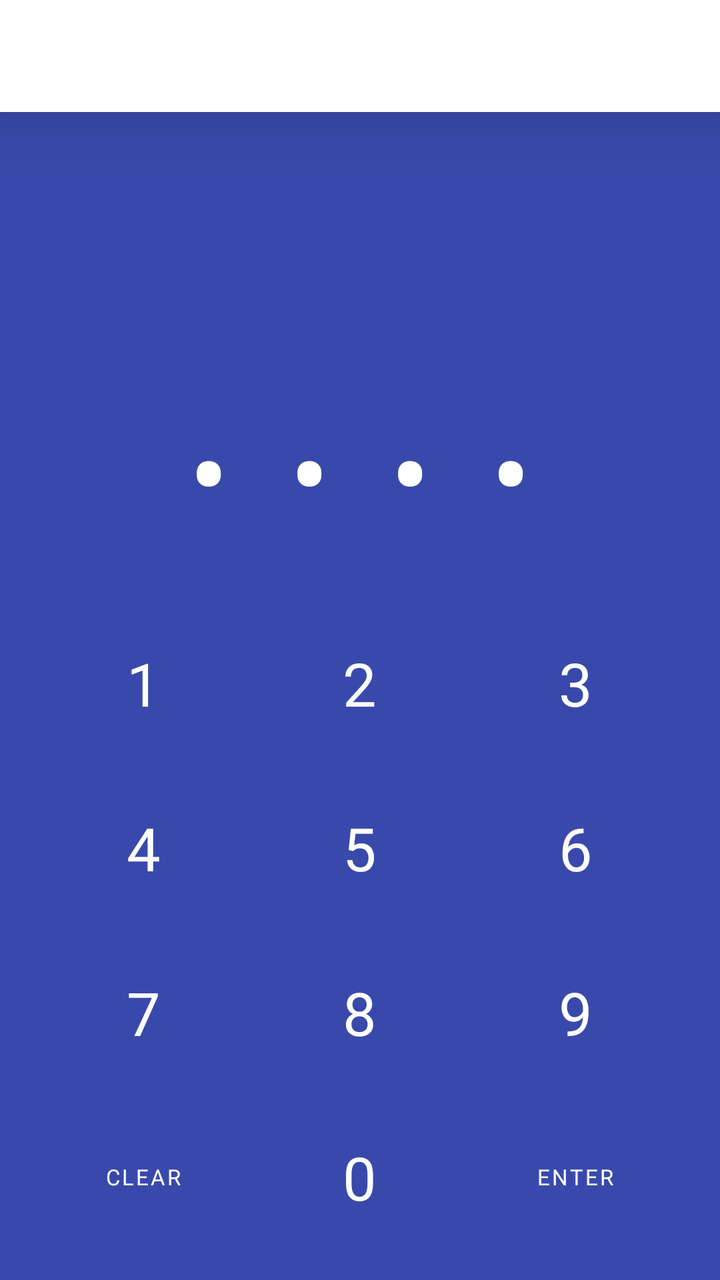
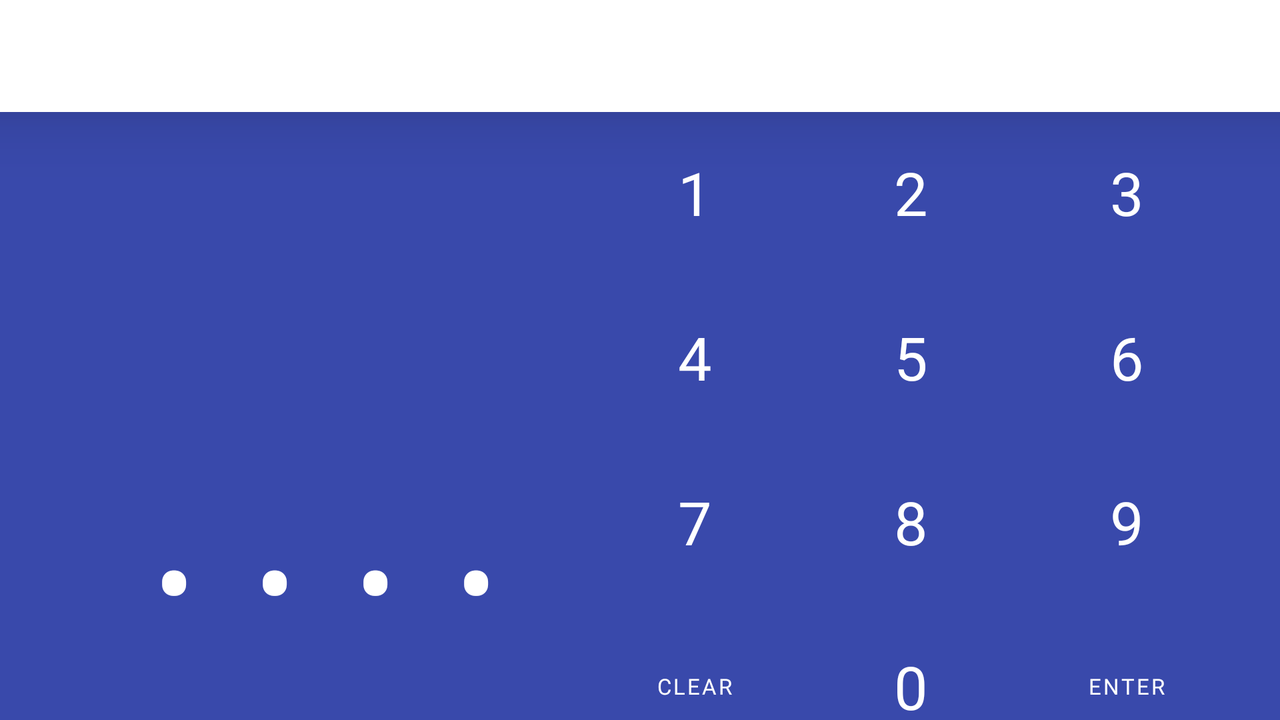

One screen, two layout resources from the same app: the default and the repository's alternative for another configuration. Each is rendered where Android would select it; the XML of both is given below.
<!-- AndroidManifest.xml: application theme Theme.Group7_PhotoViewer -->
<!-- res/layout/fragment_secure.xml -->
<?xml version="1.0" encoding="utf-8"?>
<FrameLayout xmlns:android="http://schemas.android.com/apk/res/android"
    xmlns:app="http://schemas.android.com/apk/res-auto"
    xmlns:tools="http://schemas.android.com/tools"
    android:layout_width="match_parent"
    android:layout_height="match_parent"
    tools:context=".fragments.MediaFragment"
    android:theme="@style/SecureBackground">


    <include
        layout="@layout/layout_toolbar"
        android:id="@+id/toolbar_secure"
        android:layout_width="match_parent"
        android:layout_height="wrap_content"
        app:layout_constraintEnd_toEndOf="parent"
        app:layout_constraintStart_toStartOf="parent"
        app:layout_constraintTop_toTopOf="parent" />

    <androidx.core.widget.NestedScrollView
        android:id="@+id/secure_scrollview"
        android:layout_width="match_parent"
        android:layout_height="match_parent">

    <LinearLayout
        android:layout_width="match_parent"
        android:layout_height="match_parent"
        android:orientation="vertical"
        android:layout_gravity="center"
        android:paddingVertical="40dp">
        <ImageView
            android:layout_width="100dp"
            android:layout_height="100dp"
            android:layout_marginVertical="30dp"
            android:src="@drawable/ic_secure"
            android:layout_gravity="center"/>
        <EditText
            android:id="@+id/txtPassword"
            android:layout_width="match_parent"
            android:layout_height="wrap_content"
            android:text="1234"
            android:textAlignment="center"
            android:focusable="false"
            android:cursorVisible="false"
            android:letterSpacing="0.5"
            android:textSize="60sp"
            android:maxLength="4"
            android:layout_marginEnd="0dp"
            style="@style/SecureButton"
            android:inputType="numberPassword"
            android:layout_gravity="center_horizontal"
            android:layout_marginVertical="10dp"
            />
        <GridLayout
            android:id="@+id/numpad_grid"
            android:layout_marginEnd="-10dp"
            android:layout_width="wrap_content"
            android:layout_height="wrap_content"
            android:layout_gravity="center"
            android:columnCount="3"
            android:orientation="horizontal">

            <com.google.android.material.button.MaterialButton
                style="@style/SecureButton"
                android:text="1" />

            <com.google.android.material.button.MaterialButton
                style="@style/SecureButton"
                android:text="2" />

            <com.google.android.material.button.MaterialButton
                style="@style/SecureButton"
                android:text="3" />

            <com.google.android.material.button.MaterialButton
                style="@style/SecureButton"
                android:text="4" />

            <com.google.android.material.button.MaterialButton
                style="@style/SecureButton"
                android:text="5" />

            <com.google.android.material.button.MaterialButton
                style="@style/SecureButton"
                android:text="6" />

            <com.google.android.material.button.MaterialButton
                style="@style/SecureButton"
                android:text="7" />

            <com.google.android.material.button.MaterialButton
                style="@style/SecureButton"
                android:text="8" />

            <com.google.android.material.button.MaterialButton
                style="@style/SecureButton"
                android:text="9" />

            <com.google.android.material.button.MaterialButton
                style="@style/SecureButton"
                android:layout_column="1"
                android:text="0" />

            <com.google.android.material.button.MaterialButton
                android:id="@+id/secure_enter_button"
                android:layout_column="2"
                android:layout_gravity="center"
                android:layout_marginEnd="20dp"
                android:background="@android:color/transparent"
                android:text="Enter"
                android:foreground="?android:attr/selectableItemBackground"
                android:textSize="11sp"
                style="@style/SecureButton"/>

            <com.google.android.material.button.MaterialButton
                android:id="@+id/secure_clear_button"
                android:layout_column="0"
                android:layout_gravity="center"
                android:layout_marginEnd="20dp"
                android:background="@android:color/transparent"
                android:foreground="?android:attr/selectableItemBackground"
                android:text="Clear"
                android:textSize="11sp"
                style="@style/SecureButton"/>

        </GridLayout>
    </LinearLayout>
    </androidx.core.widget.NestedScrollView>

</FrameLayout>
<!-- res/layout/layout_toolbar.xml (included above) -->
<?xml version="1.0" encoding="utf-8"?>
<androidx.appcompat.widget.Toolbar xmlns:android="http://schemas.android.com/apk/res/android"
    xmlns:app="http://schemas.android.com/apk/res-auto"
    android:id="@+id/toolbar"
    android:layout_width="match_parent"
    android:layout_height="wrap_content"
    android:paddingVertical="10dp"
    android:elevation="20sp"
    android:minHeight="?attr/actionBarSize"
    android:theme="@style/Toolbar"
    app:layout_constraintEnd_toEndOf="parent"
    app:layout_constraintStart_toStartOf="parent"
    app:layout_constraintTop_toTopOf="parent"
    >
</androidx.appcompat.widget.Toolbar>
<!-- resources referenced by this layout -->
<resources>
  <style name="SecureBackground">
          <item name="android:background">@color/primary_color_light</item>
      </style>
  <style name="SecureButton">
          <item name="android:layout_marginEnd">20dp</item>
          <item name="android:paddingVertical">15dp</item>
          <item name="android:layout_width">wrap_content</item>
          <item name="android:background">@android:color/transparent</item>
          <item name="android:fontFamily">@font/inter_extrabold</item>
          <item name="android:textSize">30sp</item>
          <item name="android:textColor">@color/white</item>
          <item name="android:foreground">?android:attr/selectableItemBackground</item>
      </style>
  <style name="Toolbar">
          <item name="android:background">@color/white</item>
          <item name="android:subtitleTextColor">@color/title_light</item>
          <item name="android:subtitleTextAppearance">@style/ToolbarFont</item>
          <item name="android:colorControlNormal">@color/black</item>
          <item name="navigationIconTint">@color/black</item>
          <item name="windowActionModeOverlay">true</item>
      </style>
  <style name="Theme.Group7_PhotoViewer" parent="Theme.MaterialComponents.DayNight.NoActionBar">
          
          <item name="colorPrimary">@color/primary_color_light</item>
          <item name="colorPrimaryVariant">@color/title_light</item>
          <item name="colorOnPrimary">@color/black</item>
          
          <item name="colorSecondary">@color/primary_color_light_20a</item>
          <item name="colorSecondaryVariant">@color/primary_color_light</item>
          <item name="colorOnSecondary">@color/black</item>
          <item name="iconTint">@color/black</item>
  
          
          <item name="android:statusBarColor">?attr/colorPrimaryVariant</item>
          
          <item name="windowActionModeOverlay">true</item>
          <item name="android:actionModeCloseDrawable">@drawable/ic_close</item>
          <item name="actionModeStyle">@style/AppTheme.ActionMode</item>
      </style>
  <color name="primary_color_light">#3949AB</color>
  <color name="white">#FFFFFFFF</color>
  <color name="title_light">#283593</color>
  <style name="ToolbarFont">
          <item name="android:fontFamily">@font/primary_font_extrabold</item>
          <item name="android:textSize">30sp</item>
      </style>
  <color name="black">#FF000000</color>
  <color name="primary_color_light_20a">#333949AB</color>
  <!-- drawable ic_close (drawable) -->
  <vector android:height="40dp" android:tint="#fff"
      android:viewportHeight="24" android:viewportWidth="24"
      android:width="40dp" xmlns:android="http://schemas.android.com/apk/res/android">
      <path android:fillColor="@android:color/white" android:pathData="M19,6.41L17.59,5 12,10.59 6.41,5 5,6.41 10.59,12 5,17.59 6.41,19 12,13.41 17.59,19 19,17.59 13.41,12z"/>
  </vector>
  <style name="AppTheme.ActionMode" parent="@style/Widget.AppCompat.ActionMode">
          <item name="background">@color/primary_color_light</item>
          <item name="minHeight">?attr/actionBarSize</item>
          <item name="android:paddingVertical">10dp</item>
          <item name="height">75dp</item>
          <item name="elevation">20dp</item>
          <item name="titleTextStyle">@style/ActionModeFont</item>
          <item name="android:subtitleTextColor">@color/title_light</item>
          <item name="android:subtitleTextAppearance">@style/ToolbarFont</item>
      </style>
  <style name="ActionModeFont">
          <item name="android:fontFamily">@font/primary_font_bold</item>
          <item name="android:textSize">18sp</item>
          <item name="android:textColor">@color/white</item>
      </style>
</resources>
<!-- res/layout-land/fragment_secure.xml (the repository's variant of the layout above) -->
<!-- drawn on the phone turned sideways -->
<?xml version="1.0" encoding="utf-8"?>
<FrameLayout xmlns:android="http://schemas.android.com/apk/res/android"
    xmlns:app="http://schemas.android.com/apk/res-auto"
    xmlns:tools="http://schemas.android.com/tools"
    android:layout_width="match_parent"
    android:layout_height="match_parent"
    tools:context=".fragments.MediaFragment"
    android:theme="@style/SecureBackground">


    <include
        layout="@layout/layout_toolbar"
        android:id="@+id/toolbar_secure"
        android:layout_width="match_parent"
        android:layout_height="wrap_content"
        app:layout_constraintEnd_toEndOf="parent"
        app:layout_constraintStart_toStartOf="parent"
        app:layout_constraintTop_toTopOf="parent" />

    <LinearLayout
        android:layout_width="wrap_content"
        android:layout_height="match_parent"
        android:layout_marginTop="40dp"
        android:layout_marginBottom="10dp"
        android:orientation="horizontal"
        android:layout_gravity="center">

        <LinearLayout
            android:layout_width="wrap_content"
            android:layout_height="wrap_content"
            android:orientation="vertical"
            android:layout_gravity="center"
            android:paddingHorizontal="40dp">

        <ImageView
            android:layout_width="100dp"
            android:layout_height="100dp"
            android:layout_gravity="center"
            android:layout_marginVertical="30dp"
            android:src="@drawable/ic_secure" />

        <EditText
            android:id="@+id/txtPassword"
            style="@style/SecureButton"
            android:layout_width="wrap_content"
            android:layout_height="wrap_content"
            android:layout_gravity="center"
            android:layout_marginVertical="10dp"
            android:layout_marginEnd="0dp"
            android:cursorVisible="false"
            android:focusable="false"
            android:letterSpacing="0.5"
            android:maxLength="4"
            android:text="1234"
            android:inputType="numberPassword"
            android:textAlignment="center"
            android:textSize="60sp" />
        </LinearLayout>

        <GridLayout
            android:id="@+id/numpad_grid"
            android:layout_width="wrap_content"
            android:layout_height="wrap_content"
            android:layout_gravity="center"
            android:layout_marginEnd="-10dp"
            android:columnCount="3"
            android:orientation="horizontal">

            <com.google.android.material.button.MaterialButton
                style="@style/SecureButton"
                android:text="1" />

            <com.google.android.material.button.MaterialButton
                style="@style/SecureButton"
                android:text="2" />

            <com.google.android.material.button.MaterialButton
                style="@style/SecureButton"
                android:text="3" />

            <com.google.android.material.button.MaterialButton
                style="@style/SecureButton"
                android:text="4" />

            <com.google.android.material.button.MaterialButton
                style="@style/SecureButton"
                android:text="5" />

            <com.google.android.material.button.MaterialButton
                style="@style/SecureButton"
                android:text="6" />

            <com.google.android.material.button.MaterialButton
                style="@style/SecureButton"
                android:text="7" />

            <com.google.android.material.button.MaterialButton
                style="@style/SecureButton"
                android:text="8" />

            <com.google.android.material.button.MaterialButton
                style="@style/SecureButton"
                android:text="9" />

            <com.google.android.material.button.MaterialButton
                style="@style/SecureButton"
                android:layout_column="1"
                android:text="0" />

            <com.google.android.material.button.MaterialButton
                android:id="@+id/secure_enter_button"
                style="@style/SecureButton"
                android:layout_column="2"
                android:layout_gravity="center"
                android:layout_marginEnd="20dp"
                android:background="@android:color/transparent"
                android:foreground="?android:attr/selectableItemBackground"
                android:text="Enter"
                android:textSize="11sp" />

            <com.google.android.material.button.MaterialButton
                android:id="@+id/secure_clear_button"
                style="@style/SecureButton"
                android:layout_column="0"
                android:layout_gravity="center"
                android:layout_marginEnd="20dp"
                android:background="@android:color/transparent"
                android:foreground="?android:attr/selectableItemBackground"
                android:text="Clear"
                android:textSize="11sp" />

        </GridLayout>
    </LinearLayout>
</FrameLayout>
